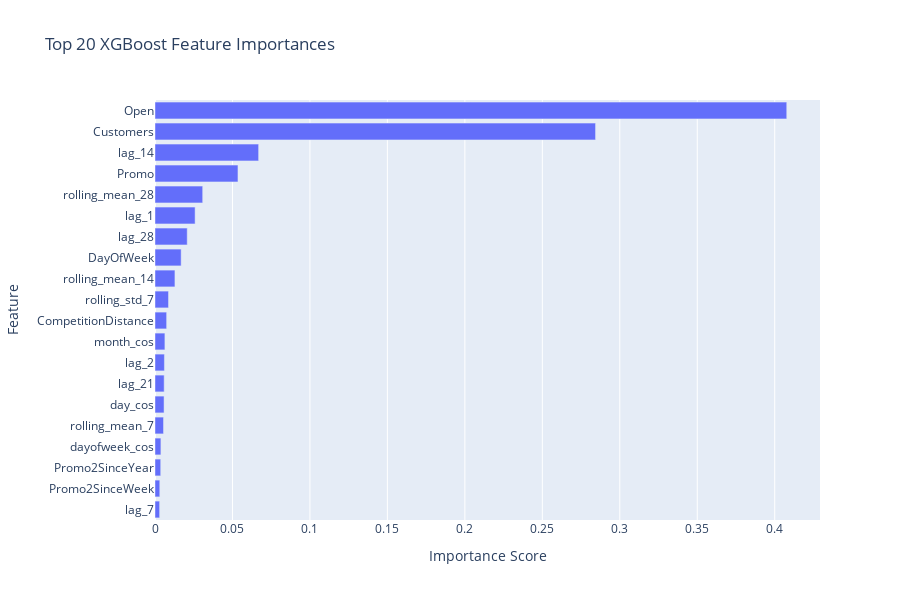

This figure's notebook cell:
### Code cell
# Feature importance
importance_df = pd.DataFrame({
    'feature': feature_cols,
    'importance': xgb_model.feature_importances_
}).sort_values('importance', ascending=False).head(20)

fig = px.bar(importance_df, x='importance', y='feature', orientation='h',
             title='Top 20 XGBoost Feature Importances',
             labels={'importance': 'Importance Score', 'feature': 'Feature'})
fig.update_layout(height=600, yaxis={'categoryorder':'total ascending'})
fig.show()

print('\nTop 10 Most Important Features:')
display(importance_df.head(10).style.background_gradient(cmap='Greens', subset=['importance']))

### Figure 1 — Plotly figure (JSON) as saved in the notebook; plotly's stock layout.template omitted (floating-point values rounded to 4 significant figures)
{"data": [{"hovertemplate": "Importance Score=%{x}<br>Feature=%{y}<extra></extra>", "legendgroup": "", "marker": {"color": "#636efa", "pattern": {"shape": ""}}, "name": "", "orientation": "h", "showlegend": false, "textposition": "auto", "type": "bar", "x": [0.4078, 0.2844, 0.06689, 0.05355, 0.03078, 0.02589, 0.0208, 0.01688, 0.01287, 0.008729, 0.007512, 0.006394, 0.00608, 0.00592, 0.00584, 0.0055, 0.003811, 0.003683, 0.003093, 0.002993], "xaxis": "x", "y": ["Open", "Customers", "lag_14", "Promo", "rolling_mean_28", "lag_1", "lag_28", "DayOfWeek", "rolling_mean_14", "rolling_std_7", "CompetitionDistance", "month_cos", "lag_2", "lag_21", "day_cos", "rolling_mean_7", "dayofweek_cos", "Promo2SinceYear", "Promo2SinceWeek", "lag_7"], "yaxis": "y"}], "layout": {"barmode": "relative", "height": 600, "legend": {"tracegroupgap": 0}, "title": {"text": "Top 20 XGBoost Feature Importances"}, "xaxis": {"anchor": "y", "domain": [0, 1], "title": {"text": "Importance Score"}}, "yaxis": {"anchor": "x", "categoryorder": "total ascending", "domain": [0, 1], "title": {"text": "Feature"}}}}
